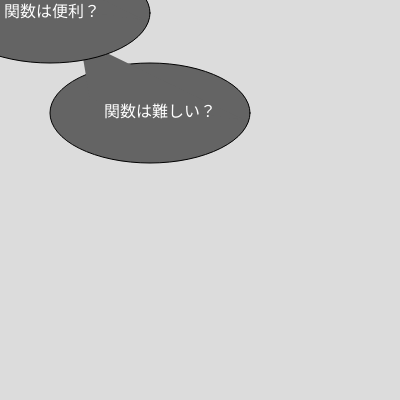
Frame 1 (no input)
Frame 60 (no input): identical to frame 1, image omitted
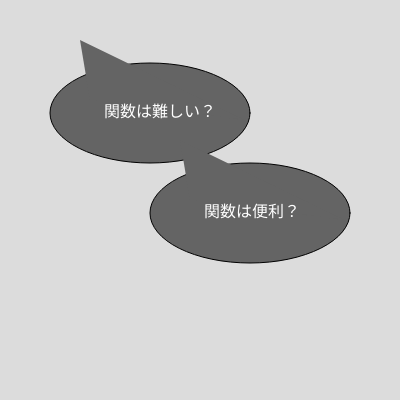
Frame 120 (the mouse pressed at the canvas centre since frame 60)

The p5.js sketch that drew these frames (run headless with seeded random() and noise() and a simulated clock; from frame 60 on, the mouse is pressed at the canvas centre):

// p5.js sketch
// ── sketch.js
// 吹き出し
function setup(){
  createCanvas(400, 400);
  textSize(16);
}

function draw(){
  background(220);
  balloon("関数は難しい？", 100, 100);
  balloon("関数は便利？", mouseX, mouseY);
}

function balloon(t, x, y){
  const w = textWidth(t); // テキストの幅
  const h = textAscent() + textDescent(); // テキストの高さ
  const p = 4; // 余白の大きさ (padding)

  push();

  // BLANK[1] 吹き出しの背景を先に描く
  fill(100,100,100)
  ellipse(x+50,y+h/2+p,200,100)
  // BLANK[2] 吹き出しの三角形を描く
  noStroke()
  triangle(x-10,y,x+145,y+20,x-20,y-60)
  // 吹き出しのテキストを次に描く
  textAlign(LEFT, CENTER);
  fill(255);
  text(t, x + p, y + h / 2 + p);
  
  pop();
}
